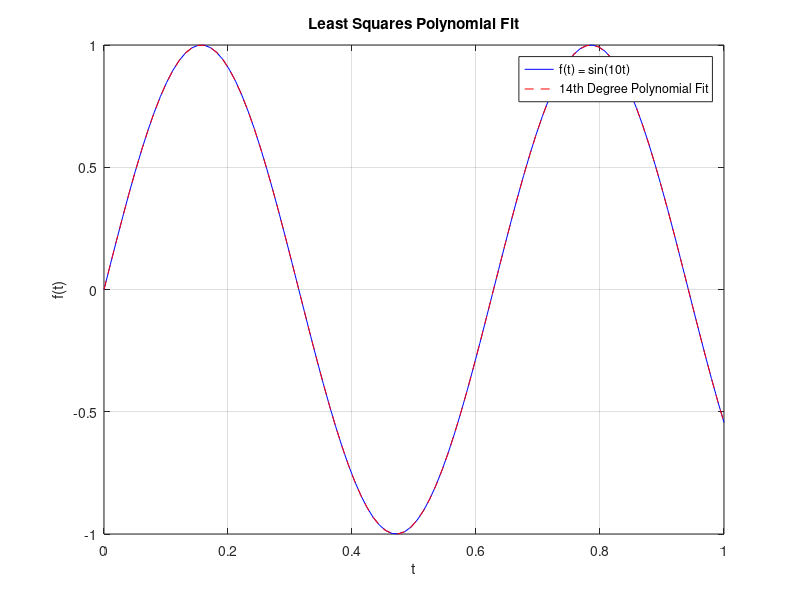

Source code (MATLAB):
% Combined MATLAB Code for 14th Degree Polynomial Fit

% Step 1: Generate Data Points
m = 100; % Number of data points
t = linspace(0, 1, m)'; % Column vector of t values
f_t = sin(10 * t); % Compute f(t)

% Step 2: Construct the Design Matrix
X = zeros(m, 15); % 15 columns for degree 0 to 14
for j = 0:14
    X(:, j + 1) = t .^ j; % Fill in each column
end

% Step 3: Solve the Normal Equations
c = (X' * X) \ (X' * f_t); % Coefficients of the polynomial

% Print the coefficients
fprintf('Coefficients of the 14th Degree Polynomial Fit:\n');
for j = 1:length(c)
    fprintf('c(%d) = %.8f\n', j - 1, c(j)); % Print each coefficient
end

% Step 4: Create the Polynomial Function
polynomial_fit = @(t) c(1) + c(2) * t + c(3) * t.^2 + c(4) * t.^3 + ...
                      c(5) * t.^4 + c(6) * t.^5 + c(7) * t.^6 + ...
                      c(8) * t.^7 + c(9) * t.^8 + c(10) * t.^9 + ...
                      c(11) * t.^10 + c(12) * t.^11 + c(13) * t.^12 + ...
                      c(14) * t.^13 + c(15) * t.^14;

% Step 5: Evaluate and Plot the Results
f_fit = polynomial_fit(t); % Evaluate the polynomial at the data points

% Plot the original function and the polynomial fit
figure;
plot(t, f_t, 'b-', 'DisplayName', 'f(t) = sin(10t)'); % Original function
hold on;
plot(t, f_fit, 'r--', 'DisplayName', '14th Degree Polynomial Fit'); % Polynomial fit
xlabel('t');
ylabel('f(t)');
title('Least Squares Polynomial Fit');
legend;
grid on;
hold off;

% Print machine epsilon
machine_epsilon = eps; % Machine epsilon in MATLAB
fprintf('Machine epsilon: %.8e\n', machine_epsilon);
